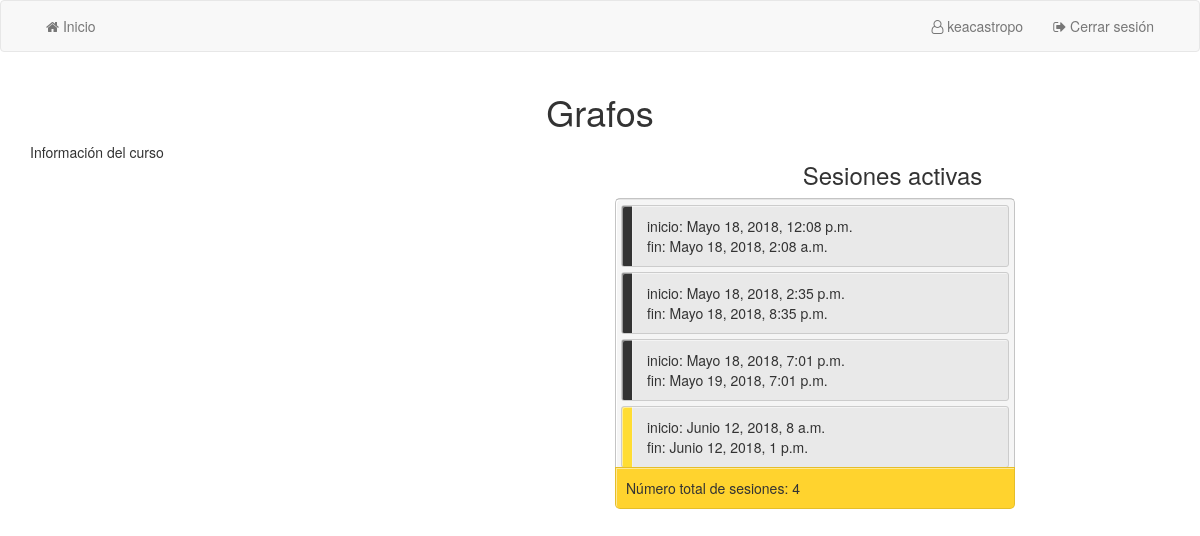
The page /curso/1/ (signed in) on the database as committed earlier.
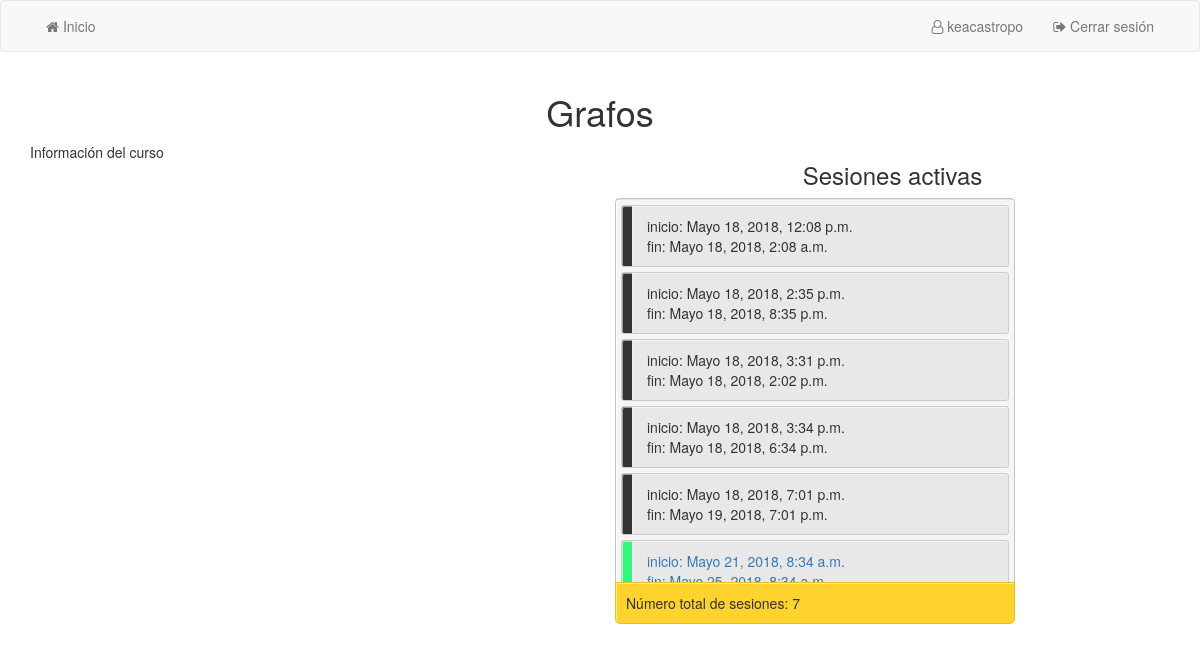
The same page on the database as committed later.
### qr/models.py (models this page shows, shortened)
class Clase(models.Model):
    inicio = models.DateTimeField(default=datetime.now)
    fin = models.DateTimeField(default=datetime.now)

class Curso(models.Model):
    nombre = models.CharField(max_length=20)
    clases = models.ManyToManyField(Clase)
    monitores = models.ManyToManyField(User)

### qr/views.py (the view)
# urls.py: url(r'^curso/(?P<id_curso>[0-9]+)/$', views.curso, name='curso'),
def curso(request, id_curso):
    curso = get_object_or_404(Curso, pk=id_curso)
    if request.user not in curso.monitores.all():
        return redirect('qr:home')
    previous = []
    next = []
    now = []
    errorList = []
    dateNow = datetime.now()
    for clase in curso.clases.all():
        if compareDate2(dateNow,clase.fin,True) and compareDate2(dateNow,clase.inicio,True):
            previous.append(clase)
        elif compareDate2(dateNow,clase.inicio,False) and compareDate2(dateNow,clase.fin,False):
            next.append(clase)
        elif compareDate2(dateNow,clase.inicio,True) and compareDate2(dateNow,clase.fin,False):
            now.append(clase)
        else:
            errorList.append(clase)
    context = {
        "curso" : curso,
        "previous": previous,
        "next": next,
        "now": now,
        "errorList": errorList
    }
    return render(request, "qr/curso.html", context)

### qr/utils.py (called while the page is built)
def compareDate2 (now, date, max):
    print(now)
    print(date)
    hour = date.hour -5
    day = date.day
    if hour < 0:
        hour = 24 + hour
        day = day -1
    cal_now= now.minute + now.hour*100 + now.day*10000 + now.month*1000000 + now.year*100000000
    cal_date= date.minute + hour*100 + day*10000 + date.month*1000000 + date.year*100000000
    print(cal_now)
    print(cal_date)
    print(str(max) +"|"+ str(False*max))
    if(cal_now>=cal_date):
        if max:
            return True
        return False
    if max:
        return False
    return True

### templates/qr/curso.html (shortened to what this page needs)
{% extends 'qr/base.html' %}
{% block body %}
{% load staticfiles %}
    <div class="container">
        <div class="row">
            <h1>{{ curso.nombre }}</h1>
        </div>
        <div class="row">
            <div class="col-sm-6">
                <p>Información del curso</p>
            </div>
            <div class="col-sm-6">
                <h3>Sesiones activas</h3>
                <div id="notebooks" >
                  <ul id="notebook_ul">
                      {%  for clase in previous %}
                            <li class="li-clase li-previous">
                              inicio: {{clase.inicio}}<br/>
                              fin: {{clase.fin}}<br/>
                            </li>
                      {% endfor %}
                      {%  for clase in now %}
                            <li class="li-clase li-active">
                                <a href="{% url 'qr:clase' clase.id %}">
                                  inicio: {{clase.inicio}}<br/>
                                  fin: {{clase.fin}}<br/>
                                </a>
                            </li>
                      {% endfor %}
                      {%  for clase in next %}
                            <li class="li-clase li-next">
                              inicio: {{clase.inicio}}<br/>
                              fin: {{clase.fin}}<br/>
                            </li>
                      {% endfor %}
                  </ul>
                  <span>Número total de sesiones: {{curso.clases.all|length}}</span>
                </div>
            </div>
        </div>
    </div>
{% endblock %}

Rows that differ between the two databases and show on the page:
no longer on this page (row unchanged): Clase: inicio "Junio 12, 2018, 8 a.m.", fin "Junio 12, 2018, 1 p.m."
computed for Curso "Grafos": clases.all|length "4" → "7"
now on this page (row unchanged): Clase: inicio "Mayo 18, 2018, 3:31 p.m.", fin "Mayo 18, 2018, 2:02 p.m.", shown under "Sesiones activas"
now on this page (row unchanged): Clase: inicio "Mayo 18, 2018, 3:34 p.m.", fin "Mayo 18, 2018, 6:34 p.m.", shown under "Sesiones activas"
added Clase: inicio "Mayo 21, 2018, 8:34 a.m.", fin "Mayo 25, 2018, 8:34 a.m."
